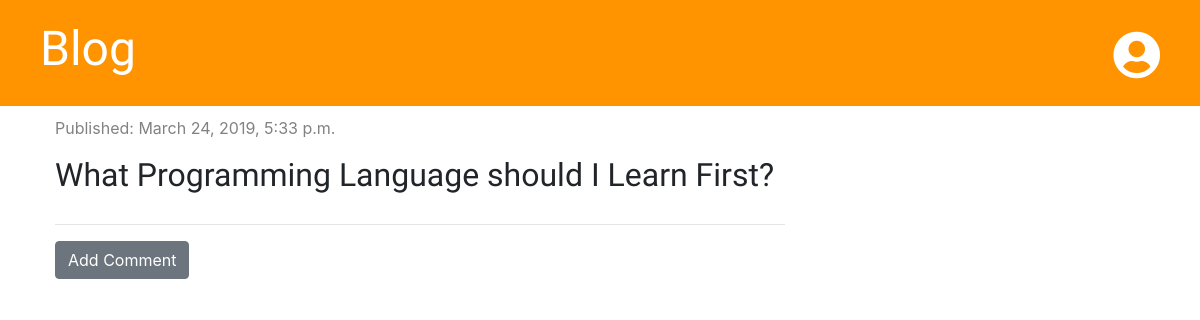
Before: /post/1/ with the older database file.
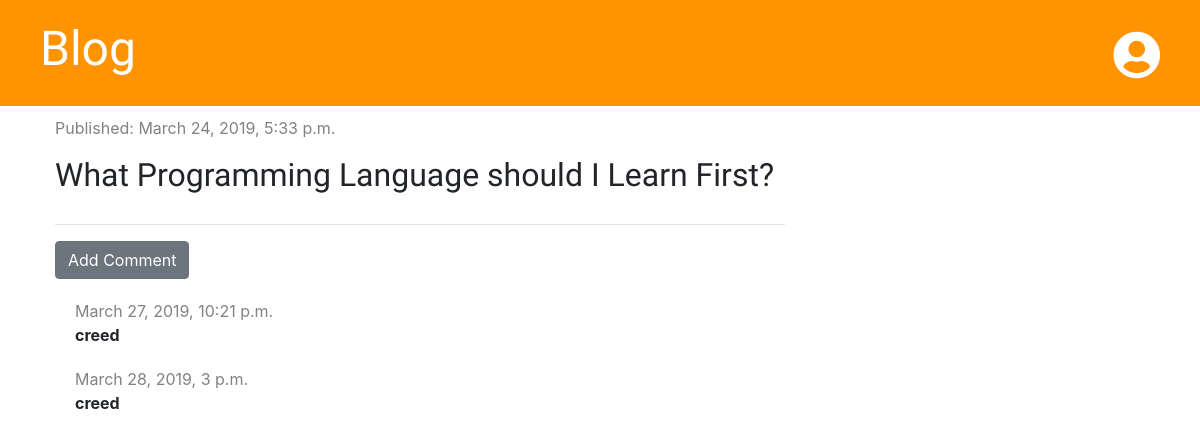
After: the same page with the newer database file.
### blog/models.py (models this page shows, shortened)
class Comment(models.Model):
    post = models.ForeignKey('blog.Post', on_delete=models.CASCADE,related_name='comments')
    author = models.CharField(max_length=200)
    text = models.TextField()
    created_date = models.DateTimeField(default=timezone.now)
    approved = models.BooleanField(default=False)

### blog/views.py (the view)
# urls.py: path('post/<int:pk>/', views.post_detail, name='post_detail'),
def post_detail(request, pk):
    post = get_object_or_404(Post,pk=pk)
    stuff_for_frontend = {'post' : post}
    return render(request, 'blog/post_detail.html',stuff_for_frontend)

### blog/templatetags/markdownify.py (called while the page is built)
@register.filter
def markdown(value):
    renderer = HighlightRenderer()
    markdown = mistune.Markdown(renderer=renderer)
    return markdown(value)

### blog/templates/blog/post_detail.html (shortened to what this page needs)
{% extends 'blog/base.html' %}
{% load markdownify %}
{% block content %}
    <div class="post">
        {% if post.published_date %}
            <div class="date">
                <p>Published: {{ post.published_date }}</p>
            </div>
        {% else %}
            <a href="{% url 'post_publish' pk=post.pk %}" class="btn btn-primary">Publish</a>
        {% endif %}
        <h1>{{ post.title }}</h1>
    </div>
    <hr>
    <a href="{% url 'add_comment_to_post' pk=post.pk %}" class="btn btn-secondary">Add Comment</a>
    {% for comment in post.comments.all %}
        {% if user.is_authenticated or comment.approved %}
            <div class="comment">
                <div class="date">
                    {{ comment.created_date }}
                </div>
                <strong>{{ comment.author }}</strong>
            </div>
            {% endif %}
        {% empty %}
            <p>0 Comments</p>
    {% endfor%}
{% endblock %}

Changed rows visible on the page:
now on this page (row edited): Comment: created_date "March 27, 2019, 10:21 p.m.", author "creed"
now on this page (row edited): Comment: created_date "March 28, 2019, 3 p.m.", author "creed"
